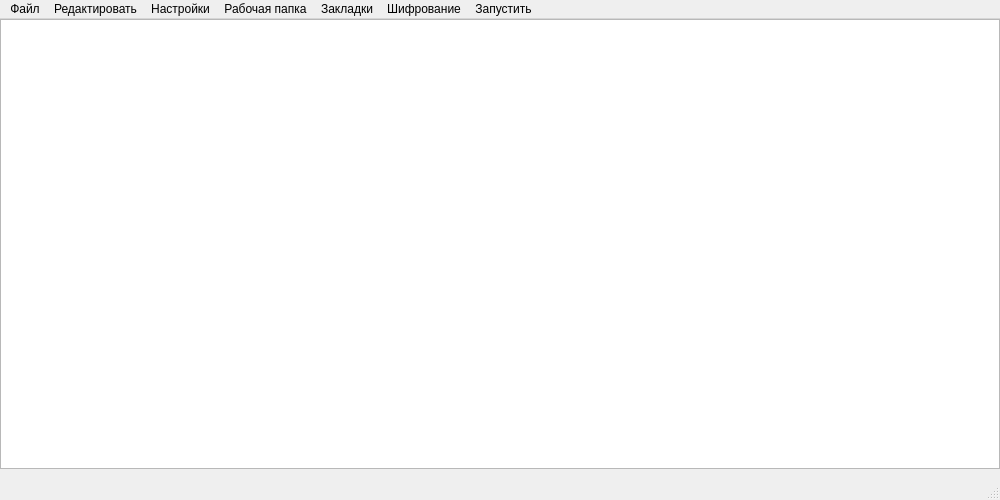
<?xml version="1.0" encoding="UTF-8"?>
<ui version="4.0">
 <class>MainWindow</class>
 <widget class="QMainWindow" name="MainWindow">
  <property name="geometry">
   <rect>
    <x>0</x>
    <y>0</y>
    <width>1000</width>
    <height>500</height>
   </rect>
  </property>
  <property name="windowTitle">
   <string>Doberman Notepad</string>
  </property>
  <widget class="QWidget" name="centralwidget">
   <widget class="QPlainTextEdit" name="textEdit">
    <property name="geometry">
     <rect>
      <x>0</x>
      <y>0</y>
      <width>1000</width>
      <height>450</height>
     </rect>
    </property>
    <property name="font">
     <font>
      <pointsize>16</pointsize>
     </font>
    </property>
    <property name="cursorWidth">
     <number>2</number>
    </property>
   </widget>
  </widget>
  <widget class="QMenuBar" name="menubar">
   <property name="geometry">
    <rect>
     <x>0</x>
     <y>0</y>
     <width>1000</width>
     <height>26</height>
    </rect>
   </property>
   <widget class="QMenu" name="menu">
    <property name="geometry">
     <rect>
      <x>248</x>
      <y>153</y>
      <width>221</width>
      <height>216</height>
     </rect>
    </property>
    <property name="font">
     <font>
      <pointsize>9</pointsize>
     </font>
    </property>
    <property name="layoutDirection">
     <enum>Qt::LeftToRight</enum>
    </property>
    <property name="tearOffEnabled">
     <bool>false</bool>
    </property>
    <property name="title">
     <string>Файл</string>
    </property>
    <addaction name="action_NewWinow"/>
    <addaction name="action_Open"/>
    <addaction name="action_Save"/>
    <addaction name="action_SaveAs"/>
    <addaction name="separator"/>
    <addaction name="action_OpenInExplorer"/>
    <addaction name="separator"/>
    <addaction name="action_Exit"/>
   </widget>
   <widget class="QMenu" name="menu_2">
    <property name="title">
     <string>Редактировать</string>
    </property>
    <widget class="QMenu" name="menu_5">
     <property name="title">
      <string>Масштаб</string>
     </property>
     <addaction name="action_ResizeUp"/>
     <addaction name="action_ResizeDown"/>
    </widget>
    <addaction name="action_AutomaticWordTransfer"/>
    <addaction name="action_Font"/>
    <addaction name="menu_5"/>
   </widget>
   <widget class="QMenu" name="menu_3">
    <property name="title">
     <string>Закладки</string>
    </property>
    <widget class="QMenu" name="menu_1">
     <property name="title">
      <string>textik.txt</string>
     </property>
     <addaction name="action_7"/>
     <addaction name="action_8"/>
     <addaction name="action"/>
    </widget>
    <widget class="QMenu" name="menu_6">
     <property name="title">
      <string>mem.txt</string>
     </property>
     <addaction name="action_3"/>
     <addaction name="action_5"/>
     <addaction name="action_9"/>
    </widget>
    <addaction name="action_AddToBookmarks"/>
    <addaction name="separator"/>
    <addaction name="menu_1"/>
    <addaction name="menu_6"/>
   </widget>
   <widget class="QMenu" name="menu_4">
    <property name="geometry">
     <rect>
      <x>616</x>
      <y>153</y>
      <width>255</width>
      <height>150</height>
     </rect>
    </property>
    <property name="layoutDirection">
     <enum>Qt::LeftToRight</enum>
    </property>
    <property name="title">
     <string>Шифрование</string>
    </property>
    <property name="separatorsCollapsible">
     <bool>false</bool>
    </property>
    <property name="toolTipsVisible">
     <bool>false</bool>
    </property>
    <addaction name="action_EncryptThisFile"/>
    <addaction name="action_EncryptAnotherFile"/>
    <addaction name="action_DecryptThisFile"/>
    <addaction name="action_DecryptAnotherFile"/>
   </widget>
   <widget class="QMenu" name="menu_7">
    <property name="title">
     <string>Запустить</string>
    </property>
    <addaction name="action_Html"/>
    <addaction name="action_Python"/>
   </widget>
   <widget class="QMenu" name="menu_8">
    <property name="title">
     <string>Рабочая папка</string>
    </property>
    <widget class="QMenu" name="menu_9">
     <property name="title">
      <string>Рабочая папка</string>
     </property>
     <addaction name="action_ChangeWorkingFolder"/>
     <addaction name="action_12"/>
    </widget>
    <addaction name="menu_9"/>
    <addaction name="separator"/>
    <addaction name="actiontext"/>
    <addaction name="actiontextFile"/>
   </widget>
   <widget class="QMenu" name="menu_10">
    <property name="title">
     <string>Настройки</string>
    </property>
    <addaction name="action_settings1"/>
    <addaction name="action_settings2"/>
    <addaction name="action_settings3"/>
    <addaction name="action_settings4"/>
    <addaction name="separator"/>
    <addaction name="action_forgetAll"/>
   </widget>
   <addaction name="menu"/>
   <addaction name="menu_2"/>
   <addaction name="menu_10"/>
   <addaction name="menu_8"/>
   <addaction name="menu_3"/>
   <addaction name="menu_4"/>
   <addaction name="menu_7"/>
  </widget>
  <widget class="QStatusBar" name="statusbar"/>
  <action name="action_Open">
   <property name="text">
    <string>Открыть</string>
   </property>
   <property name="shortcut">
    <string>Ctrl+O</string>
   </property>
  </action>
  <action name="action_Save">
   <property name="text">
    <string>Сохранить</string>
   </property>
   <property name="shortcut">
    <string>Ctrl+S</string>
   </property>
  </action>
  <action name="action_SaveAs">
   <property name="text">
    <string>Сохранить как</string>
   </property>
   <property name="shortcut">
    <string>Ctrl+Shift+S</string>
   </property>
  </action>
  <action name="action_Exit">
   <property name="text">
    <string>Выйти</string>
   </property>
  </action>
  <action name="action_EncryptThisFile">
   <property name="text">
    <string>Шифровать этот файл</string>
   </property>
   <property name="shortcut">
    <string>Ctrl+0</string>
   </property>
  </action>
  <action name="action_AutomaticWordTransfer">
   <property name="checkable">
    <bool>true</bool>
   </property>
   <property name="checked">
    <bool>true</bool>
   </property>
   <property name="text">
    <string>Автоматический перенос</string>
   </property>
   <property name="shortcut">
    <string>Ctrl+P</string>
   </property>
  </action>
  <action name="action_Font">
   <property name="text">
    <string>Шрифт</string>
   </property>
  </action>
  <action name="action_Сlear">
   <property name="text">
    <string>Очистить всё</string>
   </property>
   <property name="shortcut">
    <string>Ctrl+Shift+Del</string>
   </property>
  </action>
  <action name="action_ResizeUp">
   <property name="text">
    <string>Увеличить</string>
   </property>
   <property name="shortcut">
    <string>Ctrl+=</string>
   </property>
  </action>
  <action name="action_ResizeDown">
   <property name="text">
    <string>Уменьшить</string>
   </property>
   <property name="shortcut">
    <string>Ctrl+-</string>
   </property>
  </action>
  <action name="action_AddToBookmarks">
   <property name="text">
    <string>Добавить файл в закладки</string>
   </property>
  </action>
  <action name="action_4">
   <property name="text">
    <string>Удалить все закладки</string>
   </property>
  </action>
  <action name="action_7">
   <property name="text">
    <string>открыть в этом файле</string>
   </property>
  </action>
  <action name="action_8">
   <property name="text">
    <string>открыть в проводнике</string>
   </property>
  </action>
  <action name="action">
   <property name="text">
    <string>удалить из закладок</string>
   </property>
  </action>
  <action name="action_3">
   <property name="text">
    <string>открыть в этом файле</string>
   </property>
  </action>
  <action name="action_5">
   <property name="text">
    <string>открыть в проводнике</string>
   </property>
  </action>
  <action name="action_9">
   <property name="text">
    <string>удалить из закладок</string>
   </property>
  </action>
  <action name="action_EncryptAnotherFile">
   <property name="text">
    <string>Шифровать другой файл</string>
   </property>
  </action>
  <action name="action_DecryptThisFile">
   <property name="text">
    <string>Расшифровать этот файл</string>
   </property>
  </action>
  <action name="action_DecryptAnotherFile">
   <property name="text">
    <string>Расшифровать другой файл</string>
   </property>
  </action>
  <action name="action_Python">
   <property name="text">
    <string>python</string>
   </property>
  </action>
  <action name="action_Html">
   <property name="text">
    <string>html</string>
   </property>
  </action>
  <action name="actiontext">
   <property name="text">
    <string>text</string>
   </property>
  </action>
  <action name="actiontextFile">
   <property name="text">
    <string>textFile</string>
   </property>
  </action>
  <action name="action_ChangeWorkingFolder">
   <property name="text">
    <string>Изменить рабочую папку</string>
   </property>
  </action>
  <action name="action_12">
   <property name="text">
    <string>Открыть в проводнике</string>
   </property>
  </action>
  <action name="action_OpenInExplorer">
   <property name="text">
    <string>Открыть в проводнике</string>
   </property>
  </action>
  <action name="action_NewWinow">
   <property name="text">
    <string>Новое окно</string>
   </property>
   <property name="shortcut">
    <string>Ctrl+T</string>
   </property>
  </action>
  <action name="action_settings1">
   <property name="checkable">
    <bool>true</bool>
   </property>
   <property name="checked">
    <bool>true</bool>
   </property>
   <property name="text">
    <string>Предупреждать о несохранённом файле при выходе</string>
   </property>
  </action>
  <action name="action_settings3">
   <property name="checkable">
    <bool>true</bool>
   </property>
   <property name="text">
    <string>Отображать путь к файлу на statusbar</string>
   </property>
  </action>
  <action name="action_settings4">
   <property name="checkable">
    <bool>true</bool>
   </property>
   <property name="text">
    <string>Отображать в заголовке окна путь к файлу</string>
   </property>
  </action>
  <action name="action_settings2">
   <property name="checkable">
    <bool>true</bool>
   </property>
   <property name="text">
    <string>Предупреждать о несохранённом файле при открытии другого файла</string>
   </property>
  </action>
  <action name="action_forgetAll">
   <property name="text">
    <string>Сброс к заводским настройкам</string>
   </property>
  </action>
 </widget>
 <resources/>
 <connections/>
</ui>
